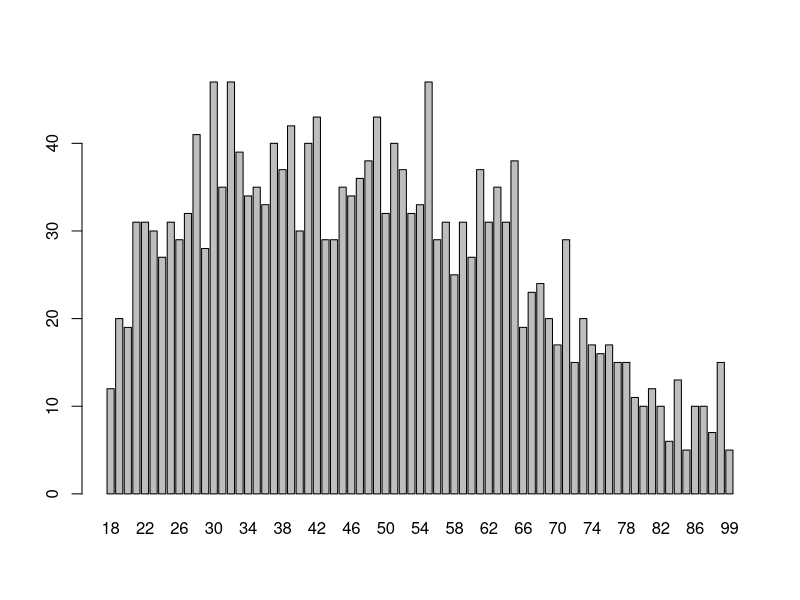

Source code (R): (Note: this script raises an error after producing the figure.)



library(tidyverse)
library(readr)
GSS2012 <- read_delim("Data/GSS2012.csv", 
                      "\t", escape_double = FALSE, trim_ws = TRUE)
# Don't run view may crash computer also change to tab delimeter in import box
names(GSS2012)
# http://sda.berkeley.edu/sdaweb/analysis/?dataset=gss12
x <- cbind(GSS2012$age, GSS2012$bigbang)
chisq.test(x)
table(GSS2012$age)
table(GSS2012$bigbang)
table(GSS2012$age, GSS2012$bigbang)

# send table into the function
barplot(table(GSS2012$age))
table(GSS2012$bigbang)
table(GSS2012$age, GSS2012$bigbang)

#filter out na, change order levels
GSSf <- GSS2012 %>% select(age, bigbang) %>% 
  mutate(bigbangf=case_when(
    bigbang==1 ~"True",
    bigbang==2 ~ "False",
    bigbang%in% c(0, 9) ~ "NA",
    bigbang==8 ~ "DK"),
    agef= case_when(age < 30 ~ "18 - 29",
                    age < 40 ~ "30 - 39",
                    age < 50 ~ "40 - 49",
                    age < 60 ~ "50 - 59",
                    age < 70 ~ "60 - 69",
                    age < 80 ~ "70 - 79",
                    age > 90 ~ "80 or older",
                    TRUE ~ "NA")) %>%  filter(bigbangf != "NA", agef != "NA") %>% 
  mutate(bigbangf=factor(bigbangf, levels = c("True", "False", "DK")))

barplot(table(GSS2012f$bigbangf))
barplot(table(GSS2012f$agef))
barplot(table(GSSf$agef, GSSf$bigbangf))

#null is independent
mychi <- chisq.test(table(GSSf$agef, GSSf$bigbangf))
# with a pvalue of whatever
mychi
# requiremnet
# should all be greater than five so requirement is mett
mychi$expected
# if you have a significant result why dig deeper, look at largest and smallest values this had a significantly higher (more counts than expected) negative means less counts
mychi$residuals
# make sure to filter this out add